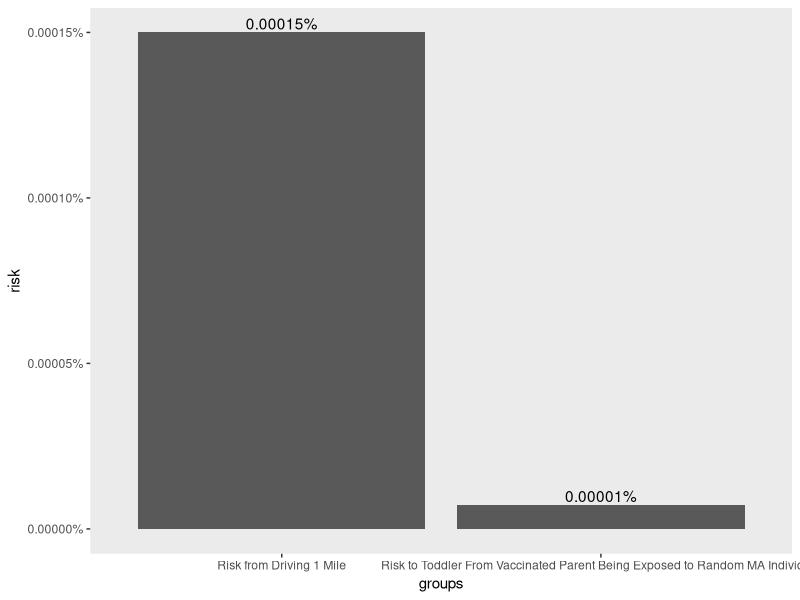

Generate this figure with R:

currentNewCasesPerDay = 220 #Current as of 6/1/21
population = 6893000 #MA population
daysContagious = 10
riskofDeathFromDrivingOneMile <- (150 / 10000000000) #150 fatalities per 10 billion miles
toddlerRiskOfDeathPerInfection <- 4/88089 #Rough, from https://www.cdph.ca.gov/Programs/CID/DCDC/Pages/COVID-19/COVID-19-Cases-by-Age-Group.aspx
chanceOfBreakthroughInfection <- 0.05 #Based on 95% Moderna efficacy, assumes that exposure without vaccine would be a 100% chance of infection
chanceOfInfectedParentTransmittingToToddler <- 1.0

##Assumptions:
# 1. The relative overall risk of serious adverse events from toddlers getting COVID vs driving is the same as the relative risk of death from driving and COVID
# 2. MA numbers are accurate. For safety, you could multiply by a factor of 10 to get a reasonable upper bound on true current infections


totalContagiousIndividuals <- currentNewCasesPerDay * daysContagious
chanceOfIndividualBeingContagious <- totalContagiousIndividuals / population #This seems to be ~2x as conservative as the method MA uses to estimate total active cases
riskOfDeathFromSinglePersonExposureOfVaccinatedPersonToToddler <- chanceOfIndividualBeingContagious * chanceOfBreakthroughInfection * toddlerRiskOfDeathPerInfection



##Charting:
library(ggplot2)
toddlerRiskTable <- data.frame(groups=c("Risk to Toddler From Vaccinated Parent Being Exposed to Random MA Individual", "Risk from Driving 1 Mile"),
                               risk=c(riskOfDeathFromSinglePersonExposureOfVaccinatedPersonToToddler*100, riskofDeathFromDrivingOneMile*100))

ggplot(toddlerRiskTable, aes(x=groups, y=risk)) +
  geom_bar(stat="identity") +
  scale_y_continuous(labels = scales::percent) +
  geom_text(aes(label=scales::percent(risk)), position=position_dodge(width=0.9), vjust=-0.25) +
  theme(panel.grid.major = element_blank(), panel.grid.minor = element_blank())

